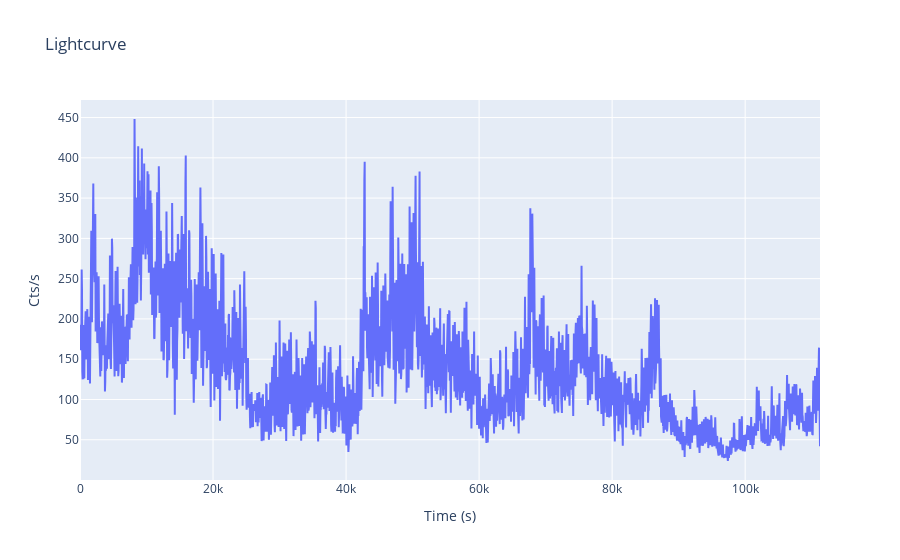

The notebook cell saved with this chart:
### Markdown cell above
After extration we can plot the lightcurve of the selected source region:

### Code cell
# Inspect light curve
name= ["XMM EPIC-pn (0.5-10 keV)"]
file_paths = [wdir+'/PN_source_lightcurve_raw_bin50sec.lc']

# Call the function to plot light curves
plotLC(file_paths, name, threshold= None, bin_size=None)

### Figure 1 — Plotly figure (JSON) as saved in the notebook; plotly's stock layout.template omitted (floating-point values rounded to 4 significant figures; data arrays with more than 128 entries replaced by an {"elided": "..."} marker saying what was removed)
{"data": [{"mode": "lines", "name": "Lightcurve of XMM EPIC-pn (0.5-10 keV)", "type": "scatter", "x": {"elided": "2226 int values"}, "y": {"elided": "2226 float values"}}], "layout": {"autosize": true, "title": {"text": "Lightcurve"}, "xaxis": {"autorange": true, "range": [0, 111250], "title": {"text": "Time (s)"}, "type": "linear"}, "yaxis": {"autorange": true, "range": [0.05333, 471.8], "title": {"text": "Cts/s"}, "type": "linear"}}}
